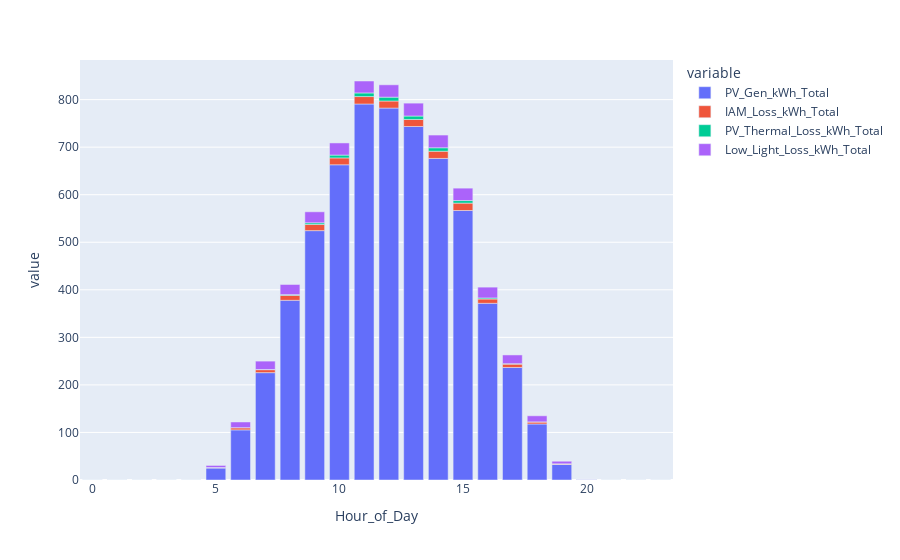

The code cell stored with this chart in its notebook:
### Code cell
px.bar(pv_model.summary_grouped.hourly[["PV_Gen_kWh_Total", "IAM_Loss_kWh_Total", "PV_Thermal_Loss_kWh_Total", "Low_Light_Loss_kWh_Total"]])

### Figure 1 — Plotly figure (JSON) as saved in the notebook; plotly's stock layout.template omitted (floating-point values rounded to 4 significant figures)
{"data": [{"alignmentgroup": "True", "hovertemplate": "variable=PV_Gen_kWh_Total<br>Hour_of_Day=%{x}<br>value=%{y}<extra></extra>", "legendgroup": "PV_Gen_kWh_Total", "marker": {"color": "#636efa", "pattern": {"shape": ""}}, "name": "PV_Gen_kWh_Total", "offsetgroup": "PV_Gen_kWh_Total", "orientation": "v", "showlegend": true, "textposition": "auto", "type": "bar", "x": [0, 1, 2, 3, 4, 5, 6, 7, 8, 9, 10, 11, 12, 13, 14, 15, 16, 17, 18, 19, 20, 21, 22, 23], "xaxis": "x", "y": [0, 0, 0, 0, 0, 25.13, 105.4, 225.8, 377.9, 524.4, 662.9, 790.8, 782.2, 743.4, 676.3, 566.8, 371.6, 236.7, 117.8, 32.63, 1.259, 0, 0, 0], "yaxis": "y"}, {"alignmentgroup": "True", "hovertemplate": "variable=IAM_Loss_kWh_Total<br>Hour_of_Day=%{x}<br>value=%{y}<extra></extra>", "legendgroup": "IAM_Loss_kWh_Total", "marker": {"color": "#EF553B", "pattern": {"shape": ""}}, "name": "IAM_Loss_kWh_Total", "offsetgroup": "IAM_Loss_kWh_Total", "orientation": "v", "showlegend": true, "textposition": "auto", "type": "bar", "x": [0, 1, 2, 3, 4, 5, 6, 7, 8, 9, 10, 11, 12, 13, 14, 15, 16, 17, 18, 19, 20, 21, 22, 23], "xaxis": "x", "y": [0, 0, 0, 0, 0, 1.1, 4.616, 6.234, 10.48, 13.08, 14.39, 15.62, 14.83, 14.78, 15.15, 15.54, 9.02, 7.039, 4.308, 1.426, 0.197, 0, 0, 0], "yaxis": "y"}, {"alignmentgroup": "True", "hovertemplate": "variable=PV_Thermal_Loss_kWh_Total<br>Hour_of_Day=%{x}<br>value=%{y}<extra></extra>", "legendgroup": "PV_Thermal_Loss_kWh_Total", "marker": {"color": "#00cc96", "pattern": {"shape": ""}}, "name": "PV_Thermal_Loss_kWh_Total", "offsetgroup": "PV_Thermal_Loss_kWh_Total", "orientation": "v", "showlegend": true, "textposition": "auto", "type": "bar", "x": [0, 1, 2, 3, 4, 5, 6, 7, 8, 9, 10, 11, 12, 13, 14, 15, 16, 17, 18, 19, 20, 21, 22, 23], "xaxis": "x", "y": [0, 0, 0, 0, 0, 0, 0.016, 0.394, 1.5, 3.437, 6.011, 7.621, 8.087, 7.223, 7.251, 5.421, 2.211, 0.862, 0.116, 0, 0, 0, 0, 0], "yaxis": "y"}, {"alignmentgroup": "True", "hovertemplate": "variable=Low_Light_Loss_kWh_Total<br>Hour_of_Day=%{x}<br>value=%{y}<extra></extra>", "legendgroup": "Low_Light_Loss_kWh_Total", "marker": {"color": "#ab63fa", "pattern": {"shape": ""}}, "name": "Low_Light_Loss_kWh_Total", "offsetgroup": "Low_Light_Loss_kWh_Total", "orientation": "v", "showlegend": true, "textposition": "auto", "type": "bar", "x": [0, 1, 2, 3, 4, 5, 6, 7, 8, 9, 10, 11, 12, 13, 14, 15, 16, 17, 18, 19, 20, 21, 22, 23], "xaxis": "x", "y": [0, 0, 0, 0, 0, 4.365, 12.0, 17.61, 21.26, 23.11, 25.51, 25.11, 26.01, 27.11, 26.75, 26.06, 22.74, 18.38, 12.77, 5.418, 0.251, 0, 0, 0], "yaxis": "y"}], "layout": {"barmode": "relative", "legend": {"title": {"text": "variable"}, "tracegroupgap": 0}, "margin": {"t": 60}, "xaxis": {"anchor": "y", "domain": [0, 1], "title": {"text": "Hour_of_Day"}}, "yaxis": {"anchor": "x", "domain": [0, 1], "title": {"text": "value"}}}}
